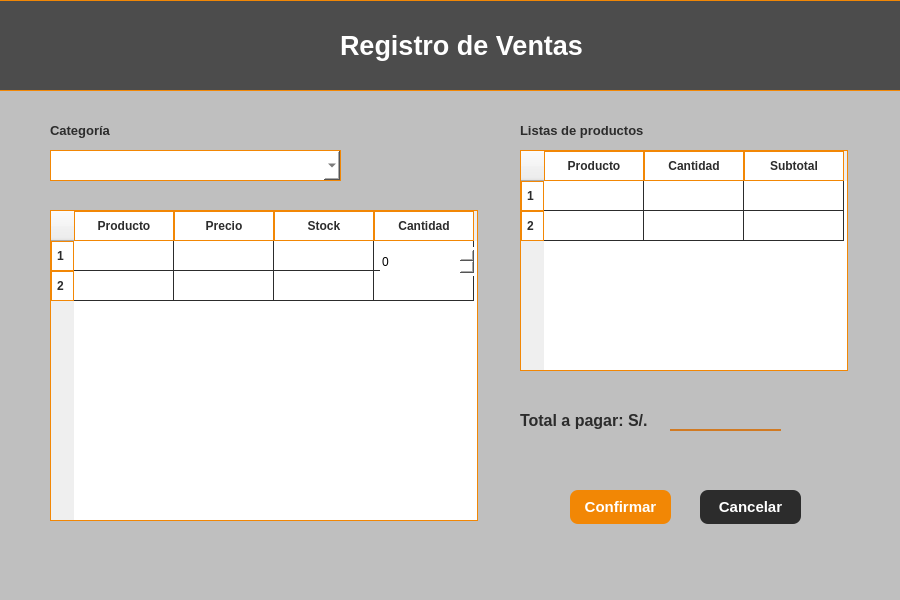
<?xml version="1.0" encoding="UTF-8"?>
<ui version="4.0">
 <class>contenedorPrincipal</class>
 <widget class="QWidget" name="contenedorPrincipal">
  <property name="geometry">
   <rect>
    <x>0</x>
    <y>0</y>
    <width>900</width>
    <height>600</height>
   </rect>
  </property>
  <property name="windowTitle">
   <string>Form</string>
  </property>
  <property name="styleSheet">
   <string notr="true">#contenedorPrincipal {
    background-color: #BFBFBF; /* Gris claro */
}</string>
  </property>
  <widget class="QLabel" name="label_7">
   <property name="geometry">
    <rect>
     <x>340</x>
     <y>30</y>
     <width>261</width>
     <height>31</height>
    </rect>
   </property>
   <property name="font">
    <font>
     <family>Tahoma</family>
     <pointsize>20</pointsize>
     <bold>true</bold>
    </font>
   </property>
   <property name="styleSheet">
    <string notr="true">color: rgb(255, 255, 255);</string>
   </property>
   <property name="text">
    <string>Registro de Ventas</string>
   </property>
  </widget>
  <widget class="QLabel" name="label_2">
   <property name="geometry">
    <rect>
     <x>0</x>
     <y>0</y>
     <width>101</width>
     <height>81</height>
    </rect>
   </property>
   <property name="text">
    <string/>
   </property>
   <property name="pixmap">
    <pixmap>../../../../../../Users/Mireved/Downloads/logo-marron-removebg-preview.png</pixmap>
   </property>
   <property name="scaledContents">
    <bool>true</bool>
   </property>
  </widget>
  <widget class="QPushButton" name="button_cancelar">
   <property name="geometry">
    <rect>
     <x>700</x>
     <y>490</y>
     <width>101</width>
     <height>34</height>
    </rect>
   </property>
   <property name="font">
    <font>
     <family>Tahoma</family>
     <pointsize>11</pointsize>
     <bold>true</bold>
    </font>
   </property>
   <property name="styleSheet">
    <string notr="true">QPushButton {
    background-color: #2C2C2C;
    border: none;
    border-radius: 8px;
    padding: 5px;
    color: white;
}

QPushButton:hover {
    background-color: #808080; /* Oscurece en hover */
}

</string>
   </property>
   <property name="text">
    <string>Cancelar</string>
   </property>
  </widget>
  <widget class="QPushButton" name="button_confirmar">
   <property name="geometry">
    <rect>
     <x>570</x>
     <y>490</y>
     <width>101</width>
     <height>34</height>
    </rect>
   </property>
   <property name="font">
    <font>
     <family>Tahoma</family>
     <pointsize>11</pointsize>
     <bold>true</bold>
    </font>
   </property>
   <property name="styleSheet">
    <string notr="true">QPushButton {
    background-color: #F28705;
    border: none;
    border-radius: 8px;
    padding: 3px;
    color: white;
}

QPushButton:hover {
    background-color: #A65A18; /* Oscurece en hover */
}</string>
   </property>
   <property name="text">
    <string>Confirmar</string>
   </property>
  </widget>
  <widget class="QWidget" name="fondo_header" native="true">
   <property name="geometry">
    <rect>
     <x>-5</x>
     <y>0</y>
     <width>911</width>
     <height>91</height>
    </rect>
   </property>
   <property name="styleSheet">
    <string notr="true">QWidget {    
    background-color: rgba(44, 44, 44, 200); /* Gris oscuro con opacidad */

    padding: 20px; /* Espaciado interno */
    border: 1px solid #F28705; /* Borde sutil naranja */
    box-shadow: 3px 3px 15px rgba(0, 0, 0, 100); /* Sombra para efecto flotante */
}
</string>
   </property>
  </widget>
  <widget class="QSpinBox" name="cantidad_productos">
   <property name="geometry">
    <rect>
     <x>380</x>
     <y>247</y>
     <width>95</width>
     <height>29</height>
    </rect>
   </property>
   <property name="styleSheet">
    <string notr="true">QSpinBox {
    border: none;
	background-color: #FFFFFFFF;
}
</string>
   </property>
  </widget>
  <widget class="QTableWidget" name="table_lista_productos">
   <property name="geometry">
    <rect>
     <x>50</x>
     <y>210</y>
     <width>428</width>
     <height>311</height>
    </rect>
   </property>
   <property name="font">
    <font>
     <pointsize>-1</pointsize>
    </font>
   </property>
   <property name="styleSheet">
    <string notr="true">QTableWidget {
    background-color: #FFFFFFFF;
    border: 1px solid #F28705;
    gridline-color: #2C2C2C;
    font-size: 14px;
    selection-background-color: #F28705; /* Resaltar selección en naranja */
}

/* Encabezados de la tabla */
QHeaderView::section {
    
    background-color: white; /* Gris oscuro con opacidad */ /* Fondo oscuro */
    color: rgb(44, 44, 44); /* Texto blanco */
    padding: 5px;
    border: 1px solid #F28705;
    font-weight: bold;
}
</string>
   </property>
   <property name="rowCount">
    <number>2</number>
   </property>
   <property name="columnCount">
    <number>4</number>
   </property>
   <row/>
   <row/>
   <column>
    <property name="text">
     <string>Producto</string>
    </property>
   </column>
   <column>
    <property name="text">
     <string>Precio</string>
    </property>
   </column>
   <column>
    <property name="text">
     <string>Stock</string>
    </property>
   </column>
   <column>
    <property name="text">
     <string>Cantidad</string>
    </property>
   </column>
  </widget>
  <widget class="QComboBox" name="categoria">
   <property name="geometry">
    <rect>
     <x>50</x>
     <y>150</y>
     <width>291</width>
     <height>31</height>
    </rect>
   </property>
   <property name="styleSheet">
    <string notr="true">QComboBox {
    background-color: #FFFFFF;  /* Fondo blanco */
    color: #2C2C2C; /* Texto oscuro */
    border: 1px solid #F28705;  /* Borde naranja */
    padding: 3px;
    font-size: 14px;
}

QComboBox:hover {
    background-color: #F5F5F5; /* Un gris más claro al pasar el cursor */
}
QComboBox QAbstractItemView {
    background-color: #FFFFFF;
    selection-background-color: #F28705; /* Fondo naranja al seleccionar */
}
</string>
   </property>
  </widget>
  <widget class="QLabel" name="label_9">
   <property name="geometry">
    <rect>
     <x>520</x>
     <y>120</y>
     <width>161</width>
     <height>21</height>
    </rect>
   </property>
   <property name="font">
    <font>
     <family>Tahoma</family>
     <pointsize>10</pointsize>
     <bold>true</bold>
    </font>
   </property>
   <property name="styleSheet">
    <string notr="true">color: rgb(44, 44, 44); 
font-weight: bold;</string>
   </property>
   <property name="text">
    <string>Listas de productos</string>
   </property>
  </widget>
  <widget class="QLabel" name="label">
   <property name="geometry">
    <rect>
     <x>0</x>
     <y>0</y>
     <width>901</width>
     <height>91</height>
    </rect>
   </property>
   <property name="text">
    <string/>
   </property>
   <property name="pixmap">
    <pixmap>../../../../../../Users/Mireved/Downloads/Cafeteria/cafe-luces - header.png</pixmap>
   </property>
   <property name="scaledContents">
    <bool>true</bool>
   </property>
  </widget>
  <widget class="QLabel" name="label_10">
   <property name="geometry">
    <rect>
     <x>50</x>
     <y>120</y>
     <width>161</width>
     <height>21</height>
    </rect>
   </property>
   <property name="font">
    <font>
     <family>Tahoma</family>
     <pointsize>10</pointsize>
     <bold>true</bold>
    </font>
   </property>
   <property name="styleSheet">
    <string notr="true">color: rgb(44, 44, 44); 
font-weight: bold;</string>
   </property>
   <property name="text">
    <string>Categoría</string>
   </property>
  </widget>
  <widget class="QLabel" name="label_11">
   <property name="geometry">
    <rect>
     <x>520</x>
     <y>410</y>
     <width>161</width>
     <height>21</height>
    </rect>
   </property>
   <property name="font">
    <font>
     <family>Tahoma</family>
     <pointsize>12</pointsize>
     <bold>true</bold>
    </font>
   </property>
   <property name="styleSheet">
    <string notr="true">color: rgb(44, 44, 44); 
font-weight: bold;</string>
   </property>
   <property name="text">
    <string>Total a pagar: S/.</string>
   </property>
  </widget>
  <widget class="QTableWidget" name="table_pedidos">
   <property name="geometry">
    <rect>
     <x>520</x>
     <y>150</y>
     <width>328</width>
     <height>221</height>
    </rect>
   </property>
   <property name="font">
    <font>
     <pointsize>-1</pointsize>
    </font>
   </property>
   <property name="styleSheet">
    <string notr="true">QTableWidget {
    background-color: #FFFFFFFF;
    border: 1px solid #F28705;
    gridline-color: #2C2C2C;
    font-size: 14px;
    selection-background-color: #F28705; /* Resaltar selección en naranja */
}

/* Encabezados de la tabla */
QHeaderView::section {
    
    background-color: white; /* Gris oscuro con opacidad */ /* Fondo oscuro */
    color: rgb(44, 44, 44); /* Texto blanco */
    padding: 5px;
    border: 1px solid #F28705;
    font-weight: bold;
}
</string>
   </property>
   <property name="rowCount">
    <number>2</number>
   </property>
   <property name="columnCount">
    <number>3</number>
   </property>
   <row/>
   <row/>
   <column>
    <property name="text">
     <string>Producto</string>
    </property>
   </column>
   <column>
    <property name="text">
     <string>Cantidad</string>
    </property>
   </column>
   <column>
    <property name="text">
     <string>Subtotal</string>
    </property>
   </column>
  </widget>
  <widget class="QLabel" name="label_3">
   <property name="geometry">
    <rect>
     <x>670</x>
     <y>390</y>
     <width>111</width>
     <height>41</height>
    </rect>
   </property>
   <property name="font">
    <font>
     <pointsize>-1</pointsize>
     <bold>true</bold>
     <underline>true</underline>
    </font>
   </property>
   <property name="styleSheet">
    <string notr="true">QLabel {
    background-color: transparent; /* Fondo completamente transparente */
    color: #F28705; /* Naranja vibrante para el texto */
    font-size: 24px; /* Tamaño grande para resaltar */
    font-weight: bold; /* Negrita para mayor visibilidad */
    padding: 5px 0; /* Espaciado arriba y abajo */
    border: none;
    border-bottom: 2px solid #D17A22; /* Línea inferior naranja */
}
</string>
   </property>
   <property name="text">
    <string/>
   </property>
  </widget>
  <zorder>label</zorder>
  <zorder>fondo_header</zorder>
  <zorder>label_7</zorder>
  <zorder>label_2</zorder>
  <zorder>button_cancelar</zorder>
  <zorder>button_confirmar</zorder>
  <zorder>table_lista_productos</zorder>
  <zorder>cantidad_productos</zorder>
  <zorder>categoria</zorder>
  <zorder>label_9</zorder>
  <zorder>label_10</zorder>
  <zorder>label_11</zorder>
  <zorder>table_pedidos</zorder>
  <zorder>label_3</zorder>
 </widget>
 <resources/>
 <connections/>
</ui>
